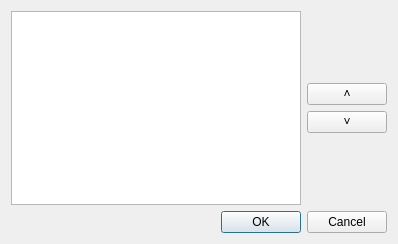
<?xml version="1.0" encoding="UTF-8"?>
<ui version="4.0">
 <class>PaymentSchemeItemEditDialog</class>
 <widget class="QDialog" name="PaymentSchemeItemEditDialog">
  <property name="geometry">
   <rect>
    <x>0</x>
    <y>0</y>
    <width>398</width>
    <height>244</height>
   </rect>
  </property>
  <property name="windowTitle">
   <string>Dialog</string>
  </property>
  <layout class="QGridLayout" name="gridLayout">
   <item row="0" column="0">
    <widget class="CInDocTableView" name="tblPaymentSchemeItems"/>
   </item>
   <item row="0" column="1">
    <layout class="QVBoxLayout" name="verticalLayout">
     <item>
      <spacer name="verticalSpacer">
       <property name="orientation">
        <enum>Qt::Vertical</enum>
       </property>
       <property name="sizeHint" stdset="0">
        <size>
         <width>20</width>
         <height>40</height>
        </size>
       </property>
      </spacer>
     </item>
     <item>
      <widget class="QPushButton" name="btnUp">
       <property name="text">
        <string>˄</string>
       </property>
      </widget>
     </item>
     <item>
      <widget class="QPushButton" name="btnDown">
       <property name="text">
        <string>˅</string>
       </property>
      </widget>
     </item>
     <item>
      <spacer name="verticalSpacer_2">
       <property name="orientation">
        <enum>Qt::Vertical</enum>
       </property>
       <property name="sizeHint" stdset="0">
        <size>
         <width>20</width>
         <height>40</height>
        </size>
       </property>
      </spacer>
     </item>
    </layout>
   </item>
   <item row="1" column="0" colspan="2">
    <widget class="QDialogButtonBox" name="buttonBox">
     <property name="orientation">
      <enum>Qt::Horizontal</enum>
     </property>
     <property name="standardButtons">
      <set>QDialogButtonBox::Cancel|QDialogButtonBox::Ok</set>
     </property>
    </widget>
   </item>
  </layout>
 </widget>
 <customwidgets>
  <customwidget>
   <class>CInDocTableView</class>
   <extends>QTableView</extends>
   <header>library/InDocTable.h</header>
  </customwidget>
 </customwidgets>
 <resources/>
 <connections>
  <connection>
   <sender>buttonBox</sender>
   <signal>accepted()</signal>
   <receiver>PaymentSchemeItemEditDialog</receiver>
   <slot>accept()</slot>
   <hints>
    <hint type="sourcelabel">
     <x>248</x>
     <y>254</y>
    </hint>
    <hint type="destinationlabel">
     <x>157</x>
     <y>274</y>
    </hint>
   </hints>
  </connection>
  <connection>
   <sender>buttonBox</sender>
   <signal>rejected()</signal>
   <receiver>PaymentSchemeItemEditDialog</receiver>
   <slot>reject()</slot>
   <hints>
    <hint type="sourcelabel">
     <x>316</x>
     <y>260</y>
    </hint>
    <hint type="destinationlabel">
     <x>286</x>
     <y>274</y>
    </hint>
   </hints>
  </connection>
 </connections>
</ui>
